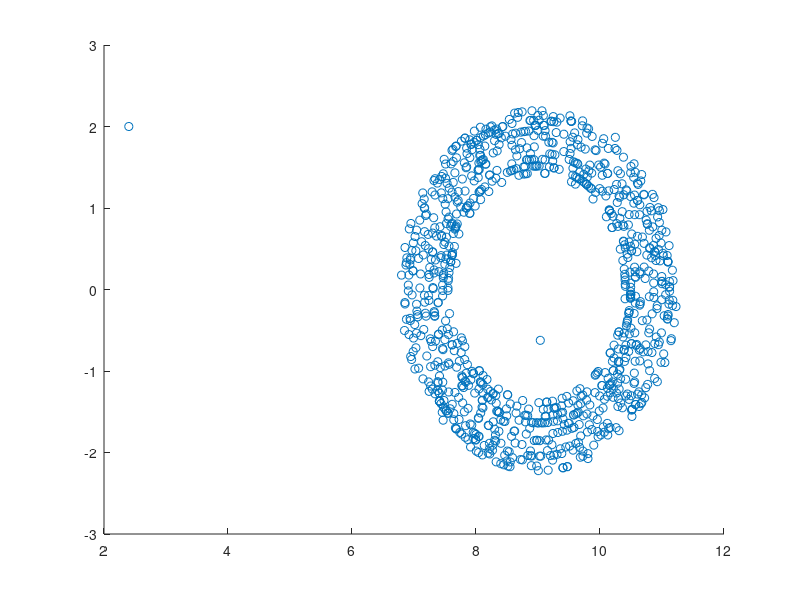

Source code (MATLAB):
A = 9;
B = 0.2;
phi = 0.6;

z(1) = 2.4 + 2i;

for k = 2:1000
  z(k) = A + B*z(k-1)*exp(i*abs(z(k-1))^2 + i*phi);
endfor

X = real(z);
Y = imag(z);

scatter(X, Y);